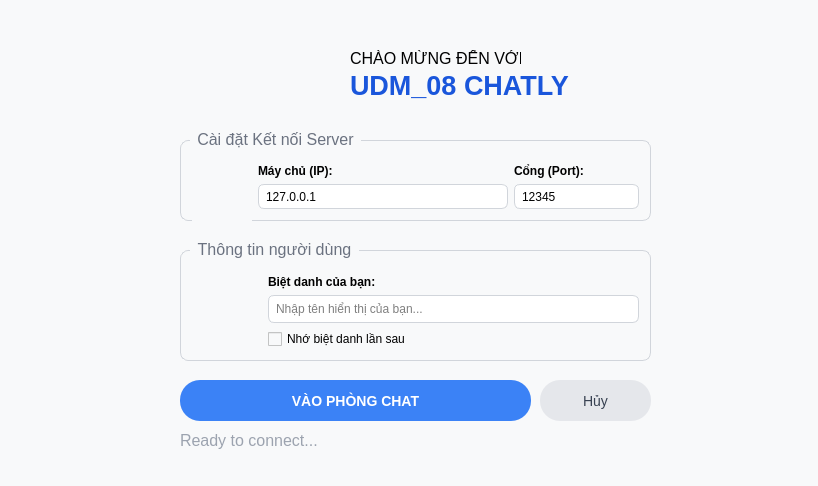
<?xml version="1.0" encoding="UTF-8"?>
<ui version="4.0">
 <class>Form</class>
 <widget class="QWidget" name="Form">
  <property name="geometry">
   <rect>
    <x>0</x>
    <y>0</y>
    <width>818</width>
    <height>486</height>
   </rect>
  </property>
  <property name="maximumSize">
   <size>
    <width>16777215</width>
    <height>16777215</height>
   </size>
  </property>
  <property name="font">
   <font>
    <family>Segoe UI</family>
    <pointsize>20</pointsize>
   </font>
  </property>
  <property name="windowTitle">
   <string>Đăng Nhập Chat</string>
  </property>
  <property name="styleSheet">
   <string notr="true">QWidget { background-color: #F8F9FA; font-family: 'Segoe UI', sans-serif; color: black; }</string>
  </property>
  <widget class="QLabel" name="label_login">
   <property name="geometry">
    <rect>
     <x>280</x>
     <y>40</y>
     <width>61</width>
     <height>61</height>
    </rect>
   </property>
   <property name="text">
    <string/>
   </property>
   <property name="pixmap">
    <pixmap>../Download/logochat-removebg-preview.png</pixmap>
   </property>
   <property name="scaledContents">
    <bool>true</bool>
   </property>
  </widget>
  <widget class="QLabel" name="label_textlogin1">
   <property name="geometry">
    <rect>
     <x>350</x>
     <y>50</y>
     <width>171</width>
     <height>16</height>
    </rect>
   </property>
   <property name="font">
    <font>
     <family>Segoe UI</family>
     <pointsize>12</pointsize>
    </font>
   </property>
   <property name="text">
    <string>CHÀO MỪNG ĐẾN VỚI</string>
   </property>
  </widget>
  <widget class="QLabel" name="label_textlogin2">
   <property name="geometry">
    <rect>
     <x>350</x>
     <y>70</y>
     <width>221</width>
     <height>31</height>
    </rect>
   </property>
   <property name="font">
    <font>
     <family>Segoe UI</family>
     <pointsize>20</pointsize>
     <bold>true</bold>
    </font>
   </property>
   <property name="styleSheet">
    <string notr="true">color: #1A56DB;</string>
   </property>
   <property name="text">
    <string>UDM_08 CHATLY</string>
   </property>
  </widget>
  <widget class="QGroupBox" name="groupBox_settingserver">
   <property name="geometry">
    <rect>
     <x>180</x>
     <y>130</y>
     <width>471</width>
     <height>91</height>
    </rect>
   </property>
   <property name="maximumSize">
    <size>
     <width>1000</width>
     <height>100</height>
    </size>
   </property>
   <property name="font">
    <font>
     <family>Segoe UI</family>
     <pointsize>12</pointsize>
    </font>
   </property>
   <property name="styleSheet">
    <string notr="true">QGroupBox { border: 1px solid #D1D5DB; border-radius: 8px; margin-top: 10px; }
QGroupBox::title { subcontrol-origin: margin; left: 10px; padding: 0 5px; color: #6B7280; }</string>
   </property>
   <property name="title">
    <string>Cài đặt Kết nối Server</string>
   </property>
   <layout class="QHBoxLayout" name="horizontalLayout_3" stretch="0,2,1">
    <item>
     <widget class="QLabel" name="label_picserver">
      <property name="minimumSize">
       <size>
        <width>60</width>
        <height>60</height>
       </size>
      </property>
      <property name="maximumSize">
       <size>
        <width>70</width>
        <height>70</height>
       </size>
      </property>
      <property name="text">
       <string/>
      </property>
      <property name="pixmap">
       <pixmap>../Download/ipchat-removebg-preview.png</pixmap>
      </property>
      <property name="scaledContents">
       <bool>true</bool>
      </property>
     </widget>
    </item>
    <item>
     <layout class="QVBoxLayout" name="verticalLayout_2">
      <item>
       <spacer name="verticalSpacer_2">
        <property name="orientation">
         <enum>Qt::Orientation::Vertical</enum>
        </property>
        <property name="sizeHint" stdset="0">
         <size>
          <width>20</width>
          <height>40</height>
         </size>
        </property>
       </spacer>
      </item>
      <item>
       <widget class="QLabel" name="label_ip">
        <property name="font">
         <font>
          <family>Segoe UI</family>
          <bold>true</bold>
         </font>
        </property>
        <property name="text">
         <string>Máy chủ (IP):</string>
        </property>
       </widget>
      </item>
      <item>
       <widget class="QLineEdit" name="lineEdit_ipnum">
        <property name="styleSheet">
         <string notr="true">QLineEdit { border: 1px solid #D1D5DB; border-radius: 6px; padding: 5px; background: white; }</string>
        </property>
        <property name="text">
         <string>127.0.0.1</string>
        </property>
        <property name="readOnly">
         <bool>true</bool>
        </property>
        <property name="placeholderText">
         <string>127.0.0.1</string>
        </property>
       </widget>
      </item>
      <item>
       <spacer name="verticalSpacer">
        <property name="orientation">
         <enum>Qt::Orientation::Vertical</enum>
        </property>
        <property name="sizeHint" stdset="0">
         <size>
          <width>20</width>
          <height>40</height>
         </size>
        </property>
       </spacer>
      </item>
     </layout>
    </item>
    <item>
     <layout class="QVBoxLayout" name="verticalLayout_3">
      <item>
       <spacer name="verticalSpacer_3">
        <property name="orientation">
         <enum>Qt::Orientation::Vertical</enum>
        </property>
        <property name="sizeHint" stdset="0">
         <size>
          <width>20</width>
          <height>40</height>
         </size>
        </property>
       </spacer>
      </item>
      <item>
       <widget class="QLabel" name="label_port">
        <property name="font">
         <font>
          <family>Segoe UI</family>
          <bold>true</bold>
         </font>
        </property>
        <property name="text">
         <string>Cổng (Port):</string>
        </property>
       </widget>
      </item>
      <item>
       <widget class="QLineEdit" name="lineEdit_portnum">
        <property name="styleSheet">
         <string notr="true">QLineEdit { border: 1px solid #D1D5DB; border-radius: 6px; padding: 5px; background: white; }</string>
        </property>
        <property name="text">
         <string>12345</string>
        </property>
        <property name="readOnly">
         <bool>true</bool>
        </property>
        <property name="placeholderText">
         <string>12345</string>
        </property>
       </widget>
      </item>
      <item>
       <spacer name="verticalSpacer_4">
        <property name="orientation">
         <enum>Qt::Orientation::Vertical</enum>
        </property>
        <property name="sizeHint" stdset="0">
         <size>
          <width>20</width>
          <height>40</height>
         </size>
        </property>
       </spacer>
      </item>
     </layout>
    </item>
   </layout>
  </widget>
  <widget class="QGroupBox" name="groupBox_infouser">
   <property name="geometry">
    <rect>
     <x>180</x>
     <y>240</y>
     <width>471</width>
     <height>121</height>
    </rect>
   </property>
   <property name="minimumSize">
    <size>
     <width>300</width>
     <height>0</height>
    </size>
   </property>
   <property name="font">
    <font>
     <family>Segoe UI</family>
     <pointsize>12</pointsize>
    </font>
   </property>
   <property name="styleSheet">
    <string notr="true">QGroupBox { border: 1px solid #D1D5DB; border-radius: 8px; margin-top: 10px; }
QGroupBox::title { subcontrol-origin: margin; left: 10px; padding: 0 5px; color: #6B7280; }</string>
   </property>
   <property name="title">
    <string>Thông tin người dùng</string>
   </property>
   <layout class="QHBoxLayout" name="horizontalLayout_2">
    <item>
     <layout class="QHBoxLayout" name="horizontalLayout" stretch="0,1">
      <item>
       <widget class="QLabel" name="label_picavt">
        <property name="minimumSize">
         <size>
          <width>70</width>
          <height>70</height>
         </size>
        </property>
        <property name="maximumSize">
         <size>
          <width>70</width>
          <height>70</height>
         </size>
        </property>
        <property name="text">
         <string/>
        </property>
        <property name="pixmap">
         <pixmap>../Download/avtchat-removebg-preview.png</pixmap>
        </property>
        <property name="scaledContents">
         <bool>true</bool>
        </property>
       </widget>
      </item>
      <item>
       <layout class="QVBoxLayout" name="verticalLayout">
        <item>
         <spacer name="verticalSpacer_5">
          <property name="orientation">
           <enum>Qt::Orientation::Vertical</enum>
          </property>
          <property name="sizeHint" stdset="0">
           <size>
            <width>20</width>
            <height>40</height>
           </size>
          </property>
         </spacer>
        </item>
        <item>
         <widget class="QLabel" name="label_nickname">
          <property name="font">
           <font>
            <family>Segoe UI</family>
            <bold>true</bold>
           </font>
          </property>
          <property name="text">
           <string>Biệt danh của bạn:</string>
          </property>
         </widget>
        </item>
        <item>
         <widget class="QLineEdit" name="lineEdit_inputnickname">
          <property name="minimumSize">
           <size>
            <width>200</width>
            <height>0</height>
           </size>
          </property>
          <property name="styleSheet">
           <string notr="true">QLineEdit { border: 1px solid #D1D5DB; border-radius: 6px; padding: 5px; background: white; }
QLineEdit:focus {
    border: 1px solid #3b82f6; 
    border-radius: 8px;
}</string>
          </property>
          <property name="placeholderText">
           <string>Nhập tên hiển thị của bạn...</string>
          </property>
         </widget>
        </item>
        <item>
         <widget class="QCheckBox" name="checkBox_remember">
          <property name="styleSheet">
           <string notr="true"/>
          </property>
          <property name="text">
           <string>Nhớ biệt danh lần sau</string>
          </property>
         </widget>
        </item>
       </layout>
      </item>
     </layout>
    </item>
   </layout>
  </widget>
  <widget class="QPushButton" name="pushButton_enter">
   <property name="geometry">
    <rect>
     <x>180</x>
     <y>380</y>
     <width>351</width>
     <height>41</height>
    </rect>
   </property>
   <property name="font">
    <font>
     <family>Segoe UI</family>
     <pointsize>-1</pointsize>
     <bold>true</bold>
    </font>
   </property>
   <property name="styleSheet">
    <string notr="true">QPushButton { background-color: #3B82F6; color: white; border-radius: 20px; font-weight: bold; font-size: 14px; }
QPushButton:hover { background-color: #2563EB;
 }
</string>
   </property>
   <property name="text">
    <string>VÀO PHÒNG CHAT</string>
   </property>
  </widget>
  <widget class="QPushButton" name="pushButton_cancel">
   <property name="geometry">
    <rect>
     <x>540</x>
     <y>380</y>
     <width>111</width>
     <height>41</height>
    </rect>
   </property>
   <property name="styleSheet">
    <string notr="true">QPushButton { background-color: #E5E7EB; color: #374151; border-radius: 20px; font-size: 14px; }
QPushButton:hover { background-color: #D1D5DB; }</string>
   </property>
   <property name="text">
    <string>Hủy</string>
   </property>
  </widget>
  <widget class="QLabel" name="label_readytochat">
   <property name="geometry">
    <rect>
     <x>180</x>
     <y>430</y>
     <width>161</width>
     <height>21</height>
    </rect>
   </property>
   <property name="font">
    <font>
     <family>Segoe UI</family>
     <pointsize>12</pointsize>
    </font>
   </property>
   <property name="styleSheet">
    <string notr="true">color: #9CA3AF;</string>
   </property>
   <property name="text">
    <string>Ready to connect...</string>
   </property>
  </widget>
 </widget>
 <resources/>
 <connections/>
</ui>
